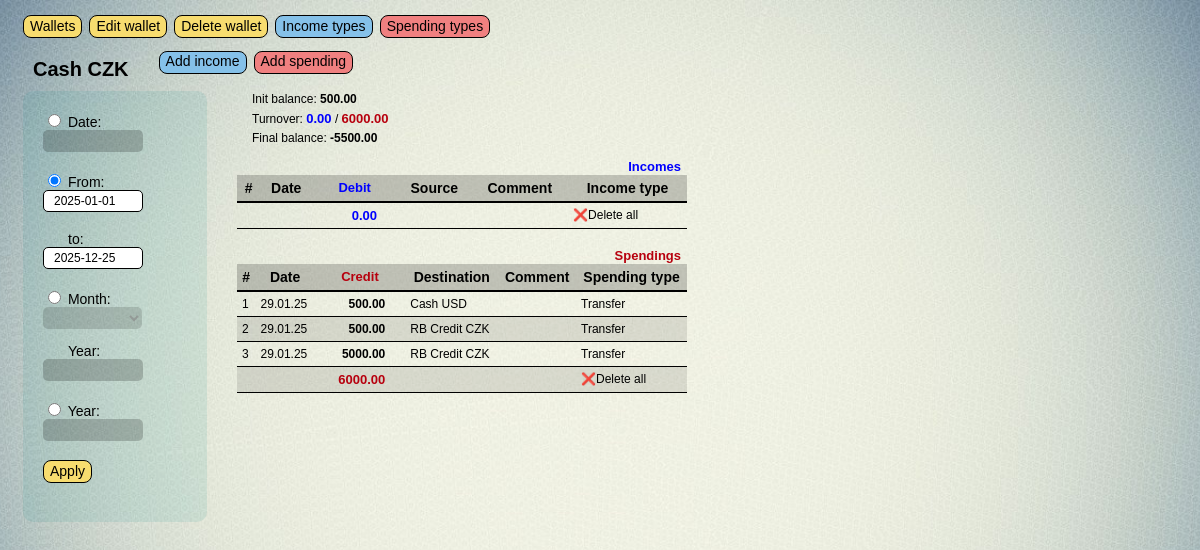
The page /finance/home_wlt/12/calendar/?choice=period&start_date=2025-01-01&end_date=2025-12-25 on the database as committed earlier.
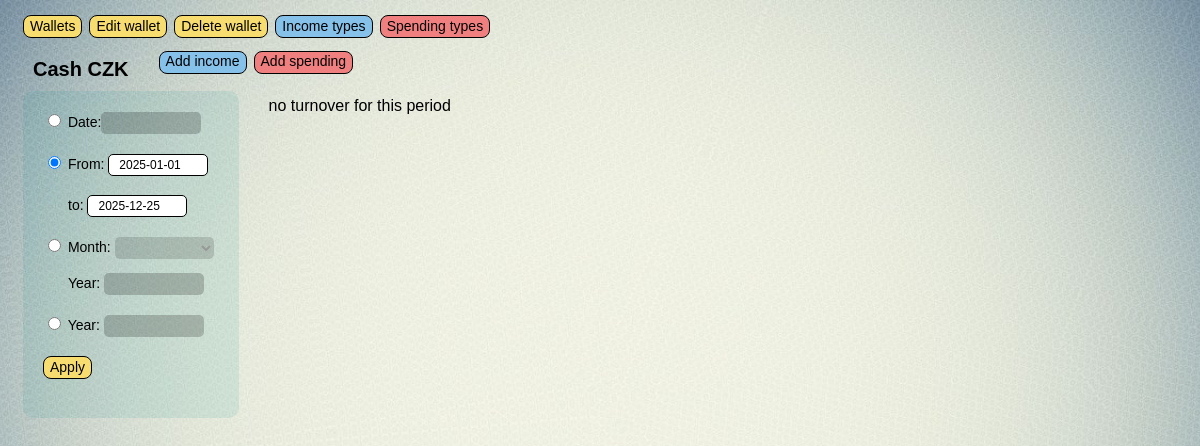
The same page on the database as committed later.
### finance/models.py (models this page shows, shortened)
class Wallet(models.Model):
    W_TYPES = (
        ('a', 'account'),
        ('b', 'bank account'),
        ('c', 'cash'),
        )
    w_name = models.CharField(max_length=20, verbose_name = 'Wallet name')
    w_ticker = models.CharField(max_length=3, verbose_name = 'Currency ticker')
    w_type = models.CharField(max_length=1, choices=W_TYPES, verbose_name = 'Type')
    w_bank = models.CharField(max_length=25, verbose_name = 'Bank name', blank=True)
    w_date = models.DateField(db_index=True, verbose_name = 'Open date')
    w_balance = models.DecimalField(max_digits=12, decimal_places=2, verbose_name = 'Open balance', default=0.00)
    f_name = models.CharField(max_length=24, blank=True, verbose_name='Full wallet name')
    w_limit = models.DecimalField(max_digits=12, decimal_places=2, verbose_name = 'Limit', default=0.00)
    class Meta:
        verbose_name = 'wallet'
        verbose_name_plural = 'wallets'
        ordering = ['w_name']

class Spending(models.Model):
    date = models.DateField(db_index=True, verbose_name = 'Date')
    credit = models.DecimalField(max_digits=12, decimal_places=2, verbose_name = 'Sum ct')
    destination = models.CharField(max_length=20, null=True, blank=True, verbose_name = 'To')
    comment = models.TextField(max_length=60, null=True, blank=True, verbose_name = 'Comment')
    spending_type = models.ForeignKey('Spending_type', null=True, blank=True, on_delete=models.PROTECT, verbose_name = 'Spending Type')
    wallet = models.ForeignKey(Wallet, null=True, blank=True, on_delete=models.CASCADE, verbose_name='Wallet')
    class Meta:
        verbose_name = 'spending'
        verbose_name_plural = 'spendings'
        ordering = ['date']

class Spending_type(models.Model):
    name = models.CharField(max_length=30, db_index=True, unique=True,  verbose_name ='spending type')
    def __str__(self):
        return self.name
    class Meta:
        verbose_name = 'spending type'
        verbose_name_plural = 'spending types'
        ordering = ['name']

### finance/views.py (the view, shortened to what this page needs)
# urls.py: path('home_wlt/<int:pk>/calendar/', calendar_view, name='calendar'),
def calendar_view(request, pk):
    current_wlt = Wallet.objects.get(pk=pk)
    context = {}
    if request.method == 'GET':
        choice = request.GET.get("choice")
        if choice == "date":#_____________________________________________________________________date
            single_date = request.GET.get("single_date")
            context['single_date'] = single_date
            filtered_dt = Income.objects.filter(wallet=current_wlt, date=single_date)
            filtered_dt_sum = filtered_dt.aggregate(Sum('debit'))['debit__sum'] or Decimal('0.00')
            filtered_ct = Spending.objects.filter(wallet=current_wlt, date=single_date)
            filtered_ct_sum = filtered_ct.aggregate(Sum('credit'))['credit__sum'] or Decimal('0.00')
            data_chart = get_data_chart(filtered_dt, filtered_ct)
            init_date = datetime.strptime(single_date, "%Y-%m-%d").date()
            prev_date = init_date - timedelta(days=1)
            if init_date < current_wlt.w_date:
                init_bal = 0
            else:
                before_obj_dt = Income.objects.filter(wallet=current_wlt, date__range=[current_wlt.w_date, prev_date])
                before_dt_sum = before_obj_dt.aggregate(Sum('debit'))['debit__sum'] or Decimal('0.00')
                before_obj_ct = Spending.objects.filter(wallet=current_wlt, date__range=[current_wlt.w_date, prev_date])
                before_ct_sum = before_obj_ct.aggregate(Sum('credit'))['credit__sum'] or Decimal('0.00')
                init_bal = current_wlt.w_balance + before_dt_sum - before_ct_sum
        elif choice == "period":#_____________________________________________________________________period
            start_date = request.GET.get("start_date")
            end_date = request.GET.get("end_date")
            context['start_date'] = start_date
            context['end_date'] = end_date
            filtered_dt = Income.objects.filter(wallet=current_wlt, date__range=[start_date, end_date])
            filtered_dt_sum = filtered_dt.aggregate(Sum('debit'))['debit__sum'] or Decimal('0.00')
            filtered_ct = Spending.objects.filter(wallet=current_wlt, date__range=[start_date, end_date])
            filtered_ct_sum = filtered_ct.aggregate(Sum('credit'))['credit__sum'] or Decimal('0.00')
            data_chart = get_data_chart(filtered_dt, filtered_ct)
            init_date = datetime.strptime(start_date, "%Y-%m-%d").date()
            prev_date = init_date - timedelta(days=1)
            if init_date < current_wlt.w_date:
                init_bal = 0
            else:
                before_obj_dt = Income.objects.filter(wallet=current_wlt, date__range=[current_wlt.w_date, prev_date])
                before_dt_sum = before_obj_dt.aggregate(Sum('debit'))['debit__sum'] or Decimal('0.00')
                before_obj_ct = Spending.objects.filter(wallet=current_wlt, date__range=[current_wlt.w_date, prev_date])
                before_ct_sum = before_obj_ct.aggregate(Sum('credit'))['credit__sum'] or Decimal('0.00')
                init_bal = current_wlt.w_balance + before_dt_sum - before_ct_sum
    final_balance = init_bal + filtered_dt_sum - filtered_ct_sum
    context['wlt_pk'] = pk
    context['current_wlt'] = current_wlt
    context['init_bal'] = init_bal
    context['filtered_dt'] = filtered_dt
    context['filtered_dt_count']= filtered_dt.count()
    context['filtered_dt_sum'] = filtered_dt_sum
    context['filtered_ct'] = filtered_ct
    context['filtered_ct_count'] = filtered_ct.count()
    context['filtered_ct_sum'] = filtered_ct_sum
    context['dtct_sum'] = filtered_dt_sum + filtered_ct_sum
    context['left'] = current_wlt.w_limit + final_balance
    context['final_balance'] = final_balance
    context['data_chart'] = data_chart
    return render(request, 'finance/home_wlt.html', context)

### finance/templates/finance/home_wlt.html (shortened to what this page needs)
{% extends 'layout/basic.html' %}
{% load static %}
{% block header %}
    <div class='header'>
        <h1>{{current_wlt.f_name}}</h1>
            <button class="btn nav_btn btn_blue" onclick="location.href='{% url 'add_income' current_wlt.pk %}?{% for key, value in request.GET.items %}{{ key }}={{ value }}&{% endfor %}'">Add income</button>
            <button class="btn nav_btn btn_red"  onclick="location.href='{% url 'add_spending' current_wlt.pk %}?{% for key, value in request.GET.items %}{{ key }}={{ value }}&{% endfor %}'">Add spending</button>
    </div>
{% endblock %}
{% block left_side %}
    <div class="container_dark">
        <form method="get" action="{% url 'calendar' current_wlt.pk %}">
            <input type="radio" name="choice" value="date" id="choose-date" onclick="toggleFields()" {% if single_date %}checked{% endif %}>
            <label>Date:<input type="text" name="single_date" id="single_date" class="flatpickr" data-enable-time="false" data-date-format="Y-m-d" value="{{ single_date }}"></label>
            <p><input type="radio" name="choice" value="period" id="choose-period" onclick="toggleFields()" {% if start_date or end_date %}checked{% endif %}>
            <label>From:</label>
            <input type="text" name="start_date" id="start_date" class="flatpickr" data-enable-time="false" data-date-format="Y-m-d" value="{{ info_init|date:'Y-m-d' }}" {% if not start_date %}disabled{% endif %}></p>
            <p><label style="margin-left: 25px;">to:</label>
            <input type="text" name="end_date" id="end_date" class="flatpickr" data-enable-time="false" data-date-format="Y-m-d" value="{{ end_date }}" {% if not start_date %}disabled{% endif %}></p>
            <p><input type="radio" name="choice" value="month_year" id="choose-month-year" onclick="toggleFields()" {% if month and year %}checked{% endif %}>
            <label>Month:</label>
            <select name="month" id="month" {% if not month and not year %}disabled{% endif %}>
            </select></p>
            <label style="margin-left: 25px;">Year:</label>
            <input type="number" name="year" id="year" min="1900" max="2100" value="{{ year }}" {% if not month and not year %}disabled{% endif %}>
            <p><input type="radio" name="choice" value="year_only" id="choose-year-only" onclick="toggleFields()" {% if year_only %}checked{% endif %}>
            <label>Year:</label>
            <input type="number" name="year_only" id="year_only" min="1900" max="2100" value="{{ year_only }}" {% if not year_only %}disabled{% endif %}></p>
            <p><button class='btn nav_btn' type='submit'>Apply</button></p>
        </form>
    </div>
{% endblock %}
{% block right_side %}
    {% if dtct_sum != 0 %}
        <div class="info_txt">
            <p>Init balance:  <span class="bal">{{ init_bal|floatformat:2 }}</span></p>
            <p>Turnover: <span class="d">{{ filtered_dt_sum|floatformat:2 }}</span>  /  <span class="c">{{ filtered_ct_sum|floatformat:2 }}</span> </p>
            <p>Final balance: <span class="bal">{{ final_balance|floatformat:2 }}</span></p>
        </div>
        <button class="collapsible dt d">Incomes</button>
        <table>
            <thead>
                <tr>
                    <th>#</th>
                    <th>Date</th>
                    <th class="d">Debit</th>
                    <th>Source</th>
                    <th>Comment</th>
                    <th>Income type</th>
                </tr>
            </thead>
            <tbody>
                <tr class="always-visible">
                    <td></td>
                    <td></td>
                    <td style="text-align: right; padding: 5px 20px 5px 20px;" class="d">{{ filtered_dt_sum|floatformat:2 }}</td>
                    <td></td>
                    <td></td>
                    <td><a href="#" class="delete_dt_link" data_url_dt="{% url 'delete_filtered_dt' w_pk=current_wlt.pk %}
?params={% for key, value in request.GET.items %}{{ key }}={{ value }}*{% endfor %}&ids={% for item in filtered_dt %}{{ item.pk }}/{% endfor %}">❌Delete all</a>
                </tr>
            </tbody>
        </table>
        <br>
        <button class="collapsible ct c">Spendings</button>
        <table>
            <thead>
                <tr>
                    <th>#</th>
                    <th>Date</th>
                    <th class="c">Credit</th>
                    <th>Destination</th>
                    <th>Comment</th>
                    <th>Spending type</th>
                </tr>
            </thead>
            <tbody>
                {% for rec in filtered_ct %}
                <tr class="table-container ct">
                    <td>{{ forloop.counter }}</td>
                    <td>{{ rec.date|date:"d.m.y" }}</td>
                    <td style="text-align: right; padding: 5px 20px 5px 10px; font-weight: bold;">
                        <a href="{% url 'update_spending' w_pk=current_wlt.pk spending_pk=rec.pk %}?{% for key, value in request.GET.items %}{{ key }}={{ value }}&{% endfor %}">{{ rec.credit }}</a>
                    </td>
                    <td>{{ rec.destination }}</td>
                    <td>{{ rec.comment }}</td>
                    <td>{{ rec.spending_type }}</td>
                </tr>
                {% endfor %}
                <tr class="always-visible">
                    <td></td>
                    <td></td>
                    <td style="text-align: right; padding: 5px 20px 5px 20px;" class="c">{{ filtered_ct_sum|floatformat:2 }}</td>
                    <td></td>
                    <td></td>
                    <td><a href="#" class="delete_ct_link" data_url_ct="{% url 'delete_filtered_ct' w_pk=current_wlt.pk %}
?params={% for key, value in request.GET.items %}{{ key }}={{ value }}*{% endfor %}&ids={% for item in filtered_ct %}{{ item.pk }}/{% endfor %}">❌Delete all</a>
                    </td>
                </tr>
            </tbody>
        </table>
    {% else %}
        <p>no turnover for this period</p>
    {% endif %}
{% endblock %}
{% block diagram %}
    {% if dtct_sum > 0 %}
        <div id="stacked_chart" style="width: 500px; height: 500px;"></div>
    {% endif %}
{% endblock%}

### finance/templates/layout/basic.html (shortened to what this page needs)
{% load static %}
<html lang="en">
    <head>
        <link rel="stylesheet" href="https://cdn.jsdelivr.net/npm/flatpickr/dist/flatpickr.min.css">
        <link rel='stylesheet' type='text/css' href="{% static 'finance/style.css' %}">
    </head>
    <body>
        {% block menu %}
            <div class = 'nav'>
                <button class="btn nav_btn" onclick="location.href='{% url 'home' %}'">Wallets</button>
                <button class="btn nav_btn" onclick="location.href='{% url 'update_wlt' current_wlt.pk %}'">Edit wallet</button>
                <button class="btn nav_btn" onclick="location.href='{% url 'delete_wlt' current_wlt.pk %}?{% for key, value in request.GET.items %}{{ key }}={{ value }}&{% endfor %}'">Delete wallet</button>
                <button class='btn nav_btn btn_blue' onclick="location.href='{% url  'add_income_type' current_wlt.pk %}?{% for key, value in request.GET.items %}{{ key }}={{ value }}&{% endfor %}'">Income types</button>
                <button class='btn nav_btn btn_red' onclick="location.href='{% url  'add_spending_type' current_wlt.pk %}?{% for key, value in request.GET.items %}{{ key }}={{ value }}&{% endfor %}'">Spending types</button>
            </div>
        {% endblock %}
        {% block header %}{% endblock %}
        <div class='flex-container'>
            <div class='left_side'>
                {% block left_side %}
                {% endblock%}
            </div>
            <div class='right_side'>
                {% block right_side %}
                {% endblock%}
            </div>
            <div class='diagram'>
                {% block diagram %}
                {% endblock%}
            </div>
        </div>
    </body>
</html>

### finance/static/finance/style.css (style rules this page uses)
body { position: relative; z-index: 0; background-image: url('bg_v2.jpg'); background-size: cover; background-repeat: no-repeat; background-position: center; font-family: Arial, sans-serif; text-decoration: none; color: black; }
.nav { display: flex; flex-direction: row; margin: 15px 10px 5px 5px; padding: 0px 5px 0px 10px; text-align: left; width: auto; }
.header { display: flex; flex-direction: row; margin: 0px 0px 0px 10px; text-align: left; align-items: center; }
h1 { font-size: 20px; font-weight: bold; margin: 15px 30px 0px 15px; }
.btn { border: 1px solid black; line-height: 1.1; cursor: pointer; transition: transform 0.2s; text-decoration: none; text-align: center; border-radius: 8px; white-space: normal; word-wrap: break-word; }
.nav_btn { background-color: rgb(247, 220, 111); min-height: 23px; height: fit-content; margin: 0px 7px 0px 0px; font-size: 14px; }
.btn_blue { background-color: rgb(133, 193, 233); }
.btn_red { background-color: #f08080; }
.flex-container { display: flex; flex-direction: row; }
.flex-container > .left_side { margin: 0px 0px 5px 5px; padding: 0px 0px 0px 0px; width: auto; }
.flex-container > .right_side { margin: 0px 5px 5px 20px; width: auto; }
.container_dark { margin: 10px; padding:10px; background-color: rgba(0, 139, 139, 0.1); border-radius: 10px; }
form { font-size: 14px; padding: 10px 10px 15px 10px; margin: 0px 0px 0px 0px; }
input[type="text"], [type="number"], textarea { padding: 0px 5px 0px 10px; height: 22px; width: 100px; margin: 0px 10px 5px 0px; border: 1px solid black; font-size: 12px; border-radius: 5px; }
input:disabled, select:disabled { background-color: rgba(0, 0, 0, 0.2); border: none; }
select { font-size: 12px; padding: 2px 10px 2px 10px; margin: 0px 5px 0px 0px; background-color: white; border: 0.5px solid black; cursor: pointer; border-radius: 5px; height: 22px; }

Rows that differ between the two databases and show on the page:
removed Spending: date "29.01.25", credit "500.00", destination "Cash USD", spending_type "Transfer"
removed Spending: date "29.01.25", credit "500.00", destination "RB Credit CZK", spending_type "Transfer"
removed Spending: date "29.01.25", credit "5000.00", destination "RB Credit CZK", spending_type "Transfer"
Other text that changed with them:
{{ init_bal|floatformat:2 }}: "500.00" → (not shown)
{{ filtered_dt_sum|floatformat:2 }}: "0.00" → (not shown)
{{ filtered_ct_sum|floatformat:2 }}: "6000.00" → (not shown)
{{ final_balance|floatformat:2 }}: "-5500.00" → (not shown)
text no longer shown: "Init balance: Turnover: / Final balance: Incomes # Date Debit Source Comment Income type ❌Delete all Spendings # Date Credit Destination Comment Spending type ❌Delete all"
text now shown: "no turnover for this period"
